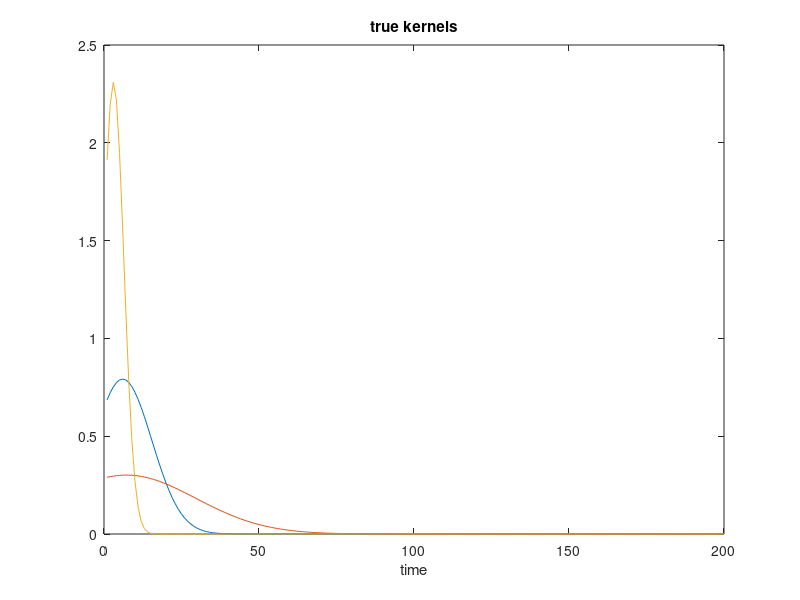

Here is the MATLAB script that generated this plot: (Note: this script raises an error after producing the figure.)
% Poisson regression on a temporal basis

rand('seed', 20120911+3); randn('seed', 20120911+3);

addpath('..', '../regression_tools', '../nlfuns');

%% Make true event kernels
% distinct event types each induce changes in the firing rate
nEvents = 3;
eventKernelDuration = 200;
eventKernels = zeros(eventKernelDuration, nEvents);
bias = -2.8;
for k = 1:nEvents
    eventKernels(:, k) = (15 + 8 * rand) * normpdf(1:eventKernelDuration, 20 * rand, 30 * rand);
end
temp = eventKernels(:, 1);
eventKernels(:, 1) = eventKernels(:, 3);
eventKernels(:, 3) = temp;
figure(391); clf; plot(eventKernels); title('true kernels'); xlabel('time');

spikeHistoryKernel = exp([-7 -5 -3 -1.5 -0.3 0 0 0.1 0.2 0.06 0.02 0.01 0.01 0 0]');
useSpikeHistory = true; % for estimation

%% generate random events
nTrials = 1000;
T = 1200; % trial duration
X = cell(nTrials, 1); % store the spike trains
for kTrial = 1:nTrials
    X{kTrial} = sparse(ceil(rand(nEvents,1) * (T - 100)), 1:nEvents, 1, T + length(spikeHistoryKernel), nEvents);
end

%% Simulate exponential Poisson neuron with spike history kernel
Y = cell(nTrials, 1);
y = zeros(T, 1);
for kTrial = 1:nTrials
    BX = temporalBases_sparse(X{kTrial}, eventKernels, diag(true(nEvents, 1)));
    lambda = exp(sum(BX, 2) + bias);
    %clf; hold all; plot(lambda);
    for t = 1:T
	y(t) = poissrnd(lambda(t));
	if y(t) >= 1
	    y(t) = 1;
%	    lambda(t+1:t+length(spikeHistoryKernel)) = ...
%		max(0, lambda(t+1:t+length(spikeHistoryKernel)) ...
%		    + spikeHistoryKernel);
	    lambda(t+1:t+length(spikeHistoryKernel)) = ...
		lambda(t+1:t+length(spikeHistoryKernel)) .* spikeHistoryKernel;
	end
    end
    Y{kTrial} = y(1:T);
    %plot(lambda); return;
end

for kTrial = 1:nTrials
    X{kTrial} = X{kTrial}(1:T,:); % remove excess time bins
    if useSpikeHistory
    X{kTrial}(2:T,end+1) = Y{kTrial}(1:end-1); % add spike train itself as input
    end
end
if useSpikeHistory
    nEvents = nEvents + 1;
end

fprintf('Mean (Max) # of spikes per bin [%g (%d)]\n', mean(cellfun(@sum, Y)) / T, max(cellfun(@max, Y)))

tic;

%% Form a nice basis set
basprs.nh = 10;  % number of basis vectors
basprs.hdt = 1; % time bin size (relative to 1 frame of stimulus)
basprs.endpoints = [0 80]; % peak of 1st and last basis vector
basprs.b = .5; % controls log vs. linear spacing (higher => more linear)

[ttvec, bborth, bb] = makeRaisedCosBasis(basprs);
bb = bborth;
figure(1242); plot(ttvec, bb);

% all input uses all bases
basisIndices = true(nEvents, basprs.nh);
addDC = true;
zaso = encapsulateTrials(X, Y, @(x) temporalBases_sparse(x, bb, basisIndices, addDC));

%% Least-squares regression
[rsum, ragg] = zasoFarray(zaso, {@(x,y) x' * x, @(x,y) x' * y}, {});
XX = rsum{1};
XY = rsum{2};
wmap0 = XX \ XY;

%% reconstruct event kernels and plot them
figure(88599); clf;
estimatedEventKernel = temporalBases_combine(wmap0, bb, basisIndices, addDC);
for kEvent = 1:(nEvents-useSpikeHistory)
    subplot(nEvents, 1, kEvent); hold on;
    plot(eventKernels(:, kEvent), 'k');
    plot(estimatedEventKernel(:, kEvent), 'r');
end
if useSpikeHistory
kEvent = nEvents;
subplot(nEvents, 1, kEvent); hold on;
plot(log(spikeHistoryKernel), 'k');
plot(estimatedEventKernel(:, kEvent), 'r');
end

%beep; return;

%% Poisson
rhovals = 10.^(0:6)'; % grid over prior precision (hyperparameter)
rdgInds = 1:zaso.dimx; % indices to apply ridge parameter to
rhoNull = .01;  % prior precision for other variables
fnlin = @expfun;
[wRidge,rhoHat,SDerrbars,Hess] = autoRegress_PoissonRidge(zaso,[],fnlin,rdgInds,rhoNull,rhovals,wmap0);

%% reconstruct the kernel per event by combining the basis with the weights
estimatedEventKernel = temporalBasis_combine(wRidge, bb, basisIndices, addDC);
credibleInterval = 2 * sqrt(temporalBasis_combine(SDerrbars.^2, bb, basisIndices, addDC));

toc;

for kEvent = 1:(nEvents-1)
    cla; hold all;
    plot(eventKernels(:, kEvent), 'k');
    errorbar(estimatedEventKernel(:, kEvent), credibleInterval(:, kEvent), 'r');
    beep; pause
end
cla; hold all; kEvent = nEvents;
plot(log(spikeHistoryKernel), 'k');
plot(estimatedEventKernel(:, kEvent), 'r');
beep; pause
